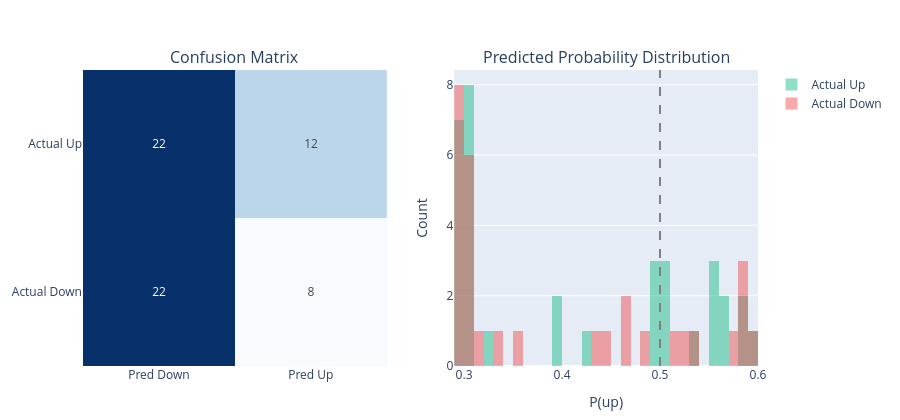

The notebook cell saved with this chart:
### Code cell
fig = make_subplots(rows=1, cols=2,
                    subplot_titles=['Confusion Matrix', 'Predicted Probability Distribution'])

# Confusion matrix heatmap
cm_z    = [[tn, fp], [fn, tp]]
cm_text = [[str(tn), str(fp)], [str(fn), str(tp)]]
fig.add_trace(go.Heatmap(
    z=cm_z,
    x=['Pred Down', 'Pred Up'],
    y=['Actual Down', 'Actual Up'],
    text=cm_text, texttemplate='%{text}',
    colorscale='Blues', showscale=False,
), row=1, col=1)

# Probability histogram by actual class
fig.add_trace(go.Histogram(
    x=probs[actual_cls == 1], name='Actual Up',
    opacity=0.65, nbinsx=40, marker_color='rgba(16,185,129,0.7)',
), row=1, col=2)
fig.add_trace(go.Histogram(
    x=probs[actual_cls == 0], name='Actual Down',
    opacity=0.65, nbinsx=40, marker_color='rgba(239,68,68,0.7)',
), row=1, col=2)
fig.add_vline(x=0.5, line_dash='dash', line_color='gray', row=1, col=2)

fig.update_layout(
    barmode='overlay',
    height=420,
    margin=dict(l=50, r=20, t=70, b=40),
)
fig.update_xaxes(title_text='P(up)', row=1, col=2)
fig.update_yaxes(title_text='Count', row=1, col=2)
fig.show()

print('\nInterpretation:')
print(f'  Accuracy {accuracy:.2%} — baseline (always predict majority class): '
      f'{max(actual_cls.mean(), 1 - actual_cls.mean()):.2%}')
print(f'  Model is {"better" if accuracy > max(actual_cls.mean(), 1-actual_cls.mean()) else "not better"} '
      f'than the naive baseline.')

### Figure 1 — Plotly figure (JSON) as saved in the notebook; plotly's stock layout.template omitted (floating-point values rounded to 4 significant figures)
{"data": [{"colorscale": [[0, "rgb(247,251,255)"], [0.125, "rgb(222,235,247)"], [0.25, "rgb(198,219,239)"], [0.375, "rgb(158,202,225)"], [0.5, "rgb(107,174,214)"], [0.625, "rgb(66,146,198)"], [0.75, "rgb(33,113,181)"], [0.875, "rgb(8,81,156)"], [1, "rgb(8,48,107)"]], "showscale": false, "text": [["22", "8"], ["22", "12"]], "texttemplate": "%{text}", "type": "heatmap", "x": ["Pred Down", "Pred Up"], "xaxis": "x", "y": ["Actual Down", "Actual Up"], "yaxis": "y", "z": [[22, 8], [22, 12]]}, {"marker": {"color": "rgba(16,185,129,0.7)"}, "name": "Actual Up", "nbinsx": 40, "opacity": 0.65, "type": "histogram", "x": [0.3914, 0.4265, 0.4988, 0.5013, 0.4988, 0.5087, 0.538, 0.5514, 0.5577, 0.5648, 0.5871, 0.5932, 0.5857, 0.5681, 0.5569, 0.5067, 0.4948, 0.3958, 0.3261, 0.309, 0.2934, 0.2919, 0.2955, 0.3009, 0.3017, 0.303, 0.3026, 0.3009, 0.2985, 0.2967, 0.2973, 0.2983, 0.303, 0.3029], "xaxis": "x2", "yaxis": "y2"}, {"marker": {"color": "rgba(239,68,68,0.7)"}, "name": "Actual Down", "nbinsx": 40, "opacity": 0.65, "type": "histogram", "x": [0.3093, 0.3167, 0.3394, 0.444, 0.4637, 0.4885, 0.5186, 0.528, 0.5762, 0.5887, 0.5903, 0.5896, 0.5807, 0.5311, 0.4673, 0.4326, 0.3583, 0.2995, 0.2924, 0.2988, 0.3014, 0.3029, 0.2965, 0.2993, 0.3005, 0.3035, 0.3006, 0.2977, 0.297, 0.2946], "xaxis": "x2", "yaxis": "y2"}], "layout": {"annotations": [{"font": {"size": 16}, "showarrow": false, "text": "Confusion Matrix", "x": 0.225, "xanchor": "center", "xref": "paper", "y": 1, "yanchor": "bottom", "yref": "paper"}, {"font": {"size": 16}, "showarrow": false, "text": "Predicted Probability Distribution", "x": 0.775, "xanchor": "center", "xref": "paper", "y": 1, "yanchor": "bottom", "yref": "paper"}], "barmode": "overlay", "height": 420, "margin": {"b": 40, "l": 50, "r": 20, "t": 70}, "shapes": [{"line": {"color": "gray", "dash": "dash"}, "type": "line", "x0": 0.5, "x1": 0.5, "xref": "x2", "y0": 0, "y1": 1, "yref": "y2 domain"}], "xaxis": {"anchor": "y", "domain": [0, 0.45]}, "xaxis2": {"anchor": "y2", "domain": [0.55, 1], "title": {"text": "P(up)"}}, "yaxis": {"anchor": "x", "domain": [0, 1]}, "yaxis2": {"anchor": "x2", "domain": [0, 1], "title": {"text": "Count"}}}}
